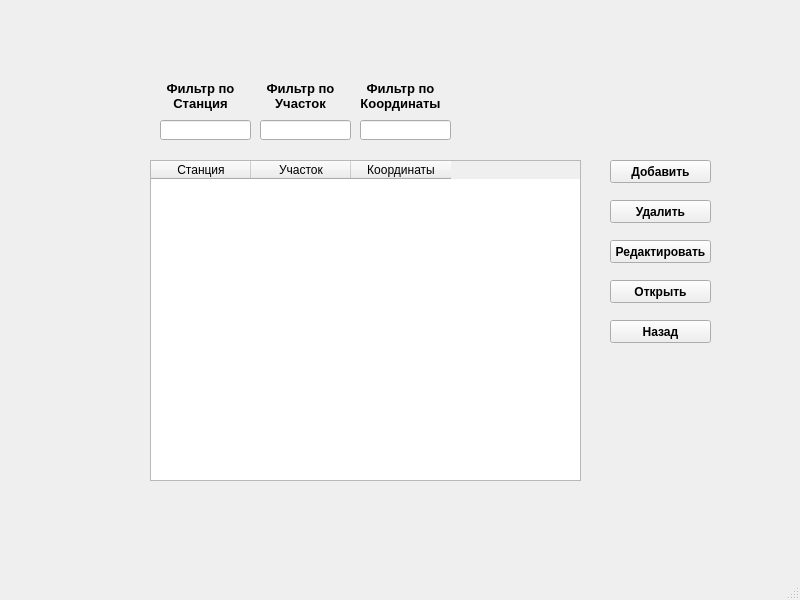
<?xml version="1.0" encoding="UTF-8"?>
<ui version="4.0">
 <class>MainWindow1</class>
 <widget class="QMainWindow" name="MainWindow1">
  <property name="geometry">
   <rect>
    <x>0</x>
    <y>0</y>
    <width>800</width>
    <height>600</height>
   </rect>
  </property>
  <property name="windowTitle">
   <string>MainWindow</string>
  </property>
  <widget class="QWidget" name="centralwidget">
   <widget class="QTableWidget" name="tableWidget">
    <property name="geometry">
     <rect>
      <x>150</x>
      <y>160</y>
      <width>431</width>
      <height>321</height>
     </rect>
    </property>
    <column>
     <property name="text">
      <string>Станция</string>
     </property>
    </column>
    <column>
     <property name="text">
      <string>Участок</string>
     </property>
    </column>
    <column>
     <property name="text">
      <string>Координаты</string>
     </property>
    </column>
   </widget>
   <widget class="QPushButton" name="pushButton1">
    <property name="geometry">
     <rect>
      <x>610</x>
      <y>280</y>
      <width>101</width>
      <height>23</height>
     </rect>
    </property>
    <property name="font">
     <font>
      <weight>75</weight>
      <bold>true</bold>
     </font>
    </property>
    <property name="text">
     <string>Открыть</string>
    </property>
   </widget>
   <widget class="QPushButton" name="addButton">
    <property name="geometry">
     <rect>
      <x>610</x>
      <y>160</y>
      <width>101</width>
      <height>23</height>
     </rect>
    </property>
    <property name="font">
     <font>
      <weight>75</weight>
      <bold>true</bold>
     </font>
    </property>
    <property name="text">
     <string>Добавить</string>
    </property>
   </widget>
   <widget class="QPushButton" name="DeleteButton">
    <property name="geometry">
     <rect>
      <x>610</x>
      <y>200</y>
      <width>101</width>
      <height>23</height>
     </rect>
    </property>
    <property name="font">
     <font>
      <weight>75</weight>
      <bold>true</bold>
     </font>
    </property>
    <property name="text">
     <string>Удалить</string>
    </property>
   </widget>
   <widget class="QPushButton" name="EditButton">
    <property name="geometry">
     <rect>
      <x>610</x>
      <y>240</y>
      <width>101</width>
      <height>23</height>
     </rect>
    </property>
    <property name="font">
     <font>
      <weight>75</weight>
      <bold>true</bold>
     </font>
    </property>
    <property name="text">
     <string>Редактировать</string>
    </property>
   </widget>
   <widget class="QPushButton" name="BackButton">
    <property name="geometry">
     <rect>
      <x>610</x>
      <y>320</y>
      <width>101</width>
      <height>23</height>
     </rect>
    </property>
    <property name="font">
     <font>
      <weight>75</weight>
      <bold>true</bold>
     </font>
    </property>
    <property name="text">
     <string>Назад</string>
    </property>
   </widget>
   <widget class="QLineEdit" name="lineEdit">
    <property name="geometry">
     <rect>
      <x>160</x>
      <y>120</y>
      <width>91</width>
      <height>20</height>
     </rect>
    </property>
   </widget>
   <widget class="QLabel" name="label">
    <property name="geometry">
     <rect>
      <x>160</x>
      <y>80</y>
      <width>81</width>
      <height>31</height>
     </rect>
    </property>
    <property name="palette">
     <palette>
      <active>
       <colorrole role="WindowText">
        <brush brushstyle="SolidPattern">
         <color alpha="255">
          <red>0</red>
          <green>0</green>
          <blue>0</blue>
         </color>
        </brush>
       </colorrole>
      </active>
      <inactive>
       <colorrole role="WindowText">
        <brush brushstyle="SolidPattern">
         <color alpha="255">
          <red>0</red>
          <green>0</green>
          <blue>0</blue>
         </color>
        </brush>
       </colorrole>
      </inactive>
      <disabled>
       <colorrole role="WindowText">
        <brush brushstyle="SolidPattern">
         <color alpha="255">
          <red>120</red>
          <green>120</green>
          <blue>120</blue>
         </color>
        </brush>
       </colorrole>
      </disabled>
     </palette>
    </property>
    <property name="font">
     <font>
      <pointsize>10</pointsize>
      <weight>75</weight>
      <bold>true</bold>
      <strikeout>false</strikeout>
     </font>
    </property>
    <property name="acceptDrops">
     <bool>false</bool>
    </property>
    <property name="text">
     <string>Фильтр по Станция</string>
    </property>
    <property name="scaledContents">
     <bool>false</bool>
    </property>
    <property name="alignment">
     <set>Qt::AlignCenter</set>
    </property>
    <property name="wordWrap">
     <bool>true</bool>
    </property>
   </widget>
   <widget class="QLineEdit" name="lineEdit_2">
    <property name="geometry">
     <rect>
      <x>260</x>
      <y>120</y>
      <width>91</width>
      <height>20</height>
     </rect>
    </property>
   </widget>
   <widget class="QLabel" name="label_2">
    <property name="geometry">
     <rect>
      <x>260</x>
      <y>80</y>
      <width>81</width>
      <height>31</height>
     </rect>
    </property>
    <property name="palette">
     <palette>
      <active>
       <colorrole role="WindowText">
        <brush brushstyle="SolidPattern">
         <color alpha="255">
          <red>0</red>
          <green>0</green>
          <blue>0</blue>
         </color>
        </brush>
       </colorrole>
      </active>
      <inactive>
       <colorrole role="WindowText">
        <brush brushstyle="SolidPattern">
         <color alpha="255">
          <red>0</red>
          <green>0</green>
          <blue>0</blue>
         </color>
        </brush>
       </colorrole>
      </inactive>
      <disabled>
       <colorrole role="WindowText">
        <brush brushstyle="SolidPattern">
         <color alpha="255">
          <red>120</red>
          <green>120</green>
          <blue>120</blue>
         </color>
        </brush>
       </colorrole>
      </disabled>
     </palette>
    </property>
    <property name="font">
     <font>
      <pointsize>10</pointsize>
      <weight>75</weight>
      <bold>true</bold>
     </font>
    </property>
    <property name="acceptDrops">
     <bool>false</bool>
    </property>
    <property name="text">
     <string>Фильтр по Участок</string>
    </property>
    <property name="alignment">
     <set>Qt::AlignCenter</set>
    </property>
    <property name="wordWrap">
     <bool>true</bool>
    </property>
   </widget>
   <widget class="QLineEdit" name="lineEdit_3">
    <property name="geometry">
     <rect>
      <x>360</x>
      <y>120</y>
      <width>91</width>
      <height>20</height>
     </rect>
    </property>
   </widget>
   <widget class="QLabel" name="label_3">
    <property name="geometry">
     <rect>
      <x>360</x>
      <y>80</y>
      <width>81</width>
      <height>31</height>
     </rect>
    </property>
    <property name="palette">
     <palette>
      <active>
       <colorrole role="WindowText">
        <brush brushstyle="SolidPattern">
         <color alpha="255">
          <red>0</red>
          <green>0</green>
          <blue>0</blue>
         </color>
        </brush>
       </colorrole>
      </active>
      <inactive>
       <colorrole role="WindowText">
        <brush brushstyle="SolidPattern">
         <color alpha="255">
          <red>0</red>
          <green>0</green>
          <blue>0</blue>
         </color>
        </brush>
       </colorrole>
      </inactive>
      <disabled>
       <colorrole role="WindowText">
        <brush brushstyle="SolidPattern">
         <color alpha="255">
          <red>120</red>
          <green>120</green>
          <blue>120</blue>
         </color>
        </brush>
       </colorrole>
      </disabled>
     </palette>
    </property>
    <property name="font">
     <font>
      <pointsize>10</pointsize>
      <weight>75</weight>
      <bold>true</bold>
     </font>
    </property>
    <property name="acceptDrops">
     <bool>false</bool>
    </property>
    <property name="text">
     <string>Фильтр по Координаты</string>
    </property>
    <property name="alignment">
     <set>Qt::AlignCenter</set>
    </property>
    <property name="wordWrap">
     <bool>true</bool>
    </property>
   </widget>
   <widget class="QLabel" name="label_4">
    <property name="geometry">
     <rect>
      <x>0</x>
      <y>0</y>
      <width>801</width>
      <height>571</height>
     </rect>
    </property>
    <property name="text">
     <string/>
    </property>
    <property name="pixmap">
     <pixmap>../../Downloads/1618469987_26-p-fon-rzhd-30.jpg</pixmap>
    </property>
    <property name="scaledContents">
     <bool>false</bool>
    </property>
    <property name="wordWrap">
     <bool>false</bool>
    </property>
   </widget>
   <zorder>label_4</zorder>
   <zorder>tableWidget</zorder>
   <zorder>pushButton1</zorder>
   <zorder>addButton</zorder>
   <zorder>DeleteButton</zorder>
   <zorder>EditButton</zorder>
   <zorder>BackButton</zorder>
   <zorder>lineEdit</zorder>
   <zorder>label</zorder>
   <zorder>lineEdit_2</zorder>
   <zorder>label_2</zorder>
   <zorder>lineEdit_3</zorder>
   <zorder>label_3</zorder>
  </widget>
  <widget class="QMenuBar" name="menubar">
   <property name="geometry">
    <rect>
     <x>0</x>
     <y>0</y>
     <width>800</width>
     <height>21</height>
    </rect>
   </property>
  </widget>
  <widget class="QStatusBar" name="statusbar"/>
 </widget>
 <resources/>
 <connections/>
</ui>
